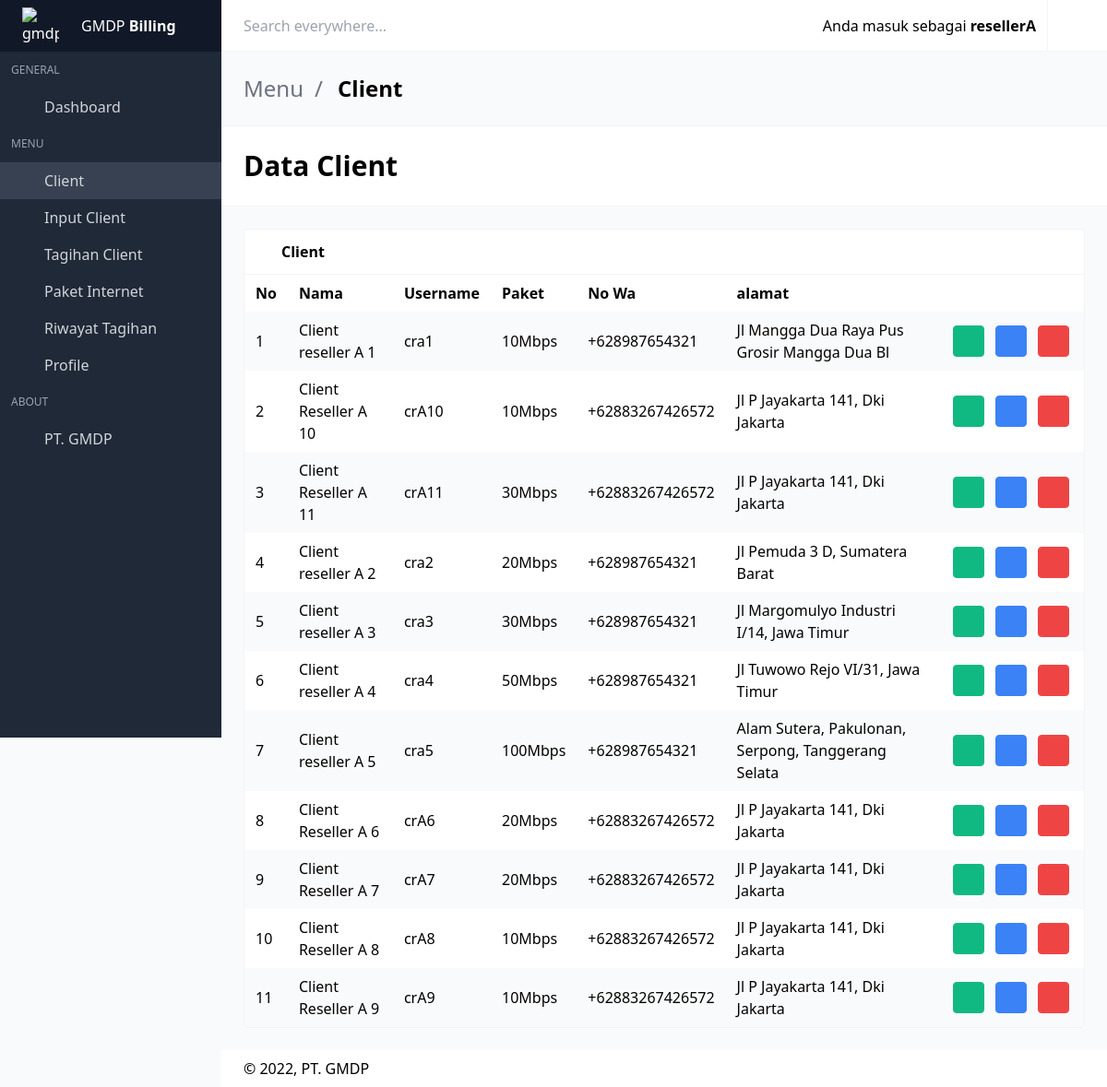
Page /table_client_reseller.php (signed in) on the committed database.
### tables this page shows
CREATE TABLE `client` (
  `username` varchar(50) NOT NULL,
  `id_reseller` varchar(50) NOT NULL,
  `nama_client` varchar(50) NOT NULL,
  `alamat_client` varchar(50) NOT NULL,
  `no_wa_client` varchar(50) NOT NULL,
  `paket_client` int(50) NOT NULL
);

### table_client_reseller.php (the view, shortened to what this page needs)
<?php
include("koneksidb.php");
if (isset($_GET["cari"])) {
$nama_client = htmlentities(strip_tags(trim($_GET["cari"])));
$nama_client = mysqli_real_escape_string($conn, $nama_client);
$query  = "SELECT * FROM client INNER JOIN riwayat_pembayaran ON client.username = riwayat_pembayaran.username_client WHERE nama_client LIKE '%$nama_client%' AND client.id_reseller='$_SESSION[username]' ORDER BY client.nama_client ASC";
$pesan = "Hasil pencarian untuk nama <b>\"$nama_client\" </b>:";
}
else {
$query = "SELECT * FROM `client` WHERE id_reseller='$_SESSION[username]' ORDER BY nama_client ASC";
}
?>
<!DOCTYPE html>
<html lang="en" class="">
<head>
  <link rel="stylesheet" href="css/main.css?v=1628755089081">
</head>
<body>
<div id="app">
<nav id="navbar-main" class="navbar is-fixed-top">
  <div class="navbar-brand">
    <div class="navbar-item">
      <div class="control">
        <form id="search" action="table_client_reseller.php" method="get">
          <input name="cari" placeholder="Search everywhere..." class="input" type="cari">
        </form>
      </div>
    </div>
  </div>
  <div class="navbar-menu" id="navbar-menu">
    <div class="navbar-end">
      <div class="navbar-item dropdown has-divider has-user-avatar">
          <div class="is-user-name"><span>Anda masuk sebagai <b><?php echo $_SESSION['username']; ?></b></span></div>
      </div>
      <a title="Log out" class="navbar-item desktop-icon-only" href="logout.php">
        <span class="icon"><i class="mdi mdi-logout"></i></span>
      </a>
    </div>
  </div>
</nav>
<aside class="aside is-placed-left is-expanded">
<div class="aside-tools">
    <div>
      <table>
      <td style="background-color: rgba(0, 0, 0, 0);">
          <img src="image/logo.png" alt="gmdp" width="40" height="40">
      </td>
      <td style="background-color: rgba(0, 0, 0, 0);">
        GMDP <b class="font-black">Billing</b>
      </td>
      </table>
    </div>
  </div>
  <div class="menu is-menu-main">
    <p class="menu-label">General</p>
    <ul class="menu-list">
      <li class="--set-active-forms-html">
        <a href="dashboard_reseller.php">
          <span class="icon"><i class="mdi mdi-desktop-mac"></i></span>
          <span class="menu-item-label">Dashboard</span>
        </a>
      </li>
    </ul>
    <p class="menu-label">Menu</p>
    <ul class="menu-list">
      <li class="active">
        <a href="table_client_reseller.php">
          <span class="icon"><i class="mdi mdi-table"></i></span>
          <span class="menu-item-label">Client</span>
        </a>
      </li>
      <li class="--set-active-forms-html">
        <a href="input_data_client.php">
          <span class="icon"><i class="mdi mdi-square-edit-outline"></i></span>
          <span class="menu-item-label">Input Client</span>
        </a>
      </li>
      <li class="--set-active-forms-html">
        <a href="tagihan_client.php">
          <span class="icon"><i class="mdi mdi-coins"></i></span>
          <span class="menu-item-label">Tagihan Client</span>
        </a>
      </li>
      <li class="--set-active-forms-html">
        <a href="paket_reseller.php">
          <span class="icon"><i class="mdi mdi-wifi"></i></span>
          <span class="menu-item-label">Paket Internet</span>
        </a>
      </li>
      <li class="--set-active-forms-html">
        <a href="riwayat_tagihan_client.php">
          <span class="icon"><i class="mdi mdi-clock"></i></span>
          <span class="menu-item-label">Riwayat Tagihan</span>
        </a>
      </li>
      <li class="--set-active-profile-html">
        <a href="profile_reseller.php">
          <span class="icon"><i class="mdi mdi-account-circle"></i></span>
          <span class="menu-item-label">Profile</span>
        </a>
      </li>
    </ul>
    <p class="menu-label">About</p>
    <ul class="menu-list">
      <li>
        <a href="https://gmdp.net.id/" class="has-icon">
          <span class="icon"><i class="mdi mdi-help-circle"></i></span>
          <span class="menu-item-label">PT. GMDP</span>
        </a>
      </li>
    </ul>
  </div>
</aside>
<section class="is-title-bar">
  <div class="flex flex-col md:flex-row items-center justify-between space-y-6 md:space-y-0">
    <ul>
      <li>Menu</li>
      <li>Client</li>
    </ul>
  </div>
</section>
<section class="is-hero-bar">
  <div class="flex flex-col md:flex-row items-center justify-between space-y-6 md:space-y-0">
    <h1 class="title">
      Data Client
    </h1>
  </div>
</section>
  <section class="section main-section">
    <div class="card has-table">
      <header class="card-header">
        <p class="card-header-title">
          <span class="icon"><i class="mdi mdi-account-multiple"></i></span>
          Client
        </p>
        <a href="<?php $_SERVER['PHP_SELF']; ?>" class="card-header-icon">
          <span class="icon"><i class="mdi mdi-reload"></i></span>
        </a>
      </header>
      <div class="card-content">
        <table>
          <thead>
          <tr>
            <th>No</th>
            <th>Nama</th>
            <th>Username</th>
            <th>Paket</th>
            <th>No Wa</th>
            <th>alamat</th>
          </tr>
          </thead>
          <tbody>
          <tr>
            <?php
            $result = mysqli_query($conn, $query);
            $no = 1;
            while($data = mysqli_fetch_assoc($result))
            {
              ?>
            <td><?php echo $no++; ?></td>
            <td><?php echo $data['nama_client']; ?></td>
            <td><?php echo $data['username']; ?></td>
            <td><?php echo $data['paket_client']; ?>Mbps</td>
            <td><?php echo $data['no_wa_client']; ?></td>
            <td><?php echo $data['alamat_client']; ?></td>
            <td class="actions-cell">
              <div class="buttons right nowrap">
              <form action="client_info.php" method="post" >
                <button class="button small green --jb-modal" data-target="sample-modal" type="submit" name="info">
                  <span class="icon"><i class="mdi mdi-eye"></i></span>
                </button>
                </form>
                <form action="edit_data_client.php" method="post" >
                <button class="button small blue --jb-modal" data-target="sample-modal" type="submit" name="edit">
                  <span class="icon"><i class="mdi mdi-pencil"></i></span>
                </button>
                </form>
                <form action="table_client_reseller.php" method="post" >
                <button class="button small red --jb-modal" data-target="sample-modal" type="submit" name="hapus">
                  <span class="icon"><i class="mdi mdi-trash-can"></i></span>
                  </form>
              </div>
            </td>
          </tr>
            <?php
            }
              ?>
          </tbody>
        </table>
      </div>
    </div>
  </section>
<footer class="footer">
  <div class="flex flex-col md:flex-row items-center justify-between space-y-3 md:space-y-0">
    <div class="flex items-center justify-start space-x-3">
      <div>
        © 2022, PT. GMDP
      </div>
    </div>
  </div>
</footer>
</div>
<link rel="stylesheet" href="https://cdn.materialdesignicons.com/4.9.95/css/materialdesignicons.min.css">
</body>
</html>

### rows in the picture
client: nama_client "Client reseller A 1", username "cra1", paket_client "10", no_wa_client "+628987654321", alamat_client "Jl Mangga Dua Raya Pus Grosir Mangga Dua Bl"
client: nama_client "Client Reseller A 10", username "crA10", paket_client "10", no_wa_client "+62883267426572", alamat_client "Jl P Jayakarta 141, Dki Jakarta"
client: nama_client "Client Reseller A 11", username "crA11", paket_client "30", no_wa_client "+62883267426572", alamat_client "Jl P Jayakarta 141, Dki Jakarta"
client: nama_client "Client reseller A 2", username "cra2", paket_client "20", no_wa_client "+628987654321", alamat_client "Jl Pemuda 3 D, Sumatera Barat"
client: nama_client "Client reseller A 3", username "cra3", paket_client "30", no_wa_client "+628987654321", alamat_client "Jl Margomulyo Industri I/14, Jawa Timur"
client: nama_client "Client reseller A 4", username "cra4", paket_client "50", no_wa_client "+628987654321", alamat_client "Jl Tuwowo Rejo VI/31, Jawa Timur"
client: nama_client "Client reseller A 5", username "cra5", paket_client "100", no_wa_client "+628987654321", alamat_client "Alam Sutera, Pakulonan, Serpong, Tanggerang Selata"
client: nama_client "Client Reseller A 6", username "crA6", paket_client "20", no_wa_client "+62883267426572", alamat_client "Jl P Jayakarta 141, Dki Jakarta"
client: nama_client "Client Reseller A 7", username "crA7", paket_client "20", no_wa_client "+62883267426572", alamat_client "Jl P Jayakarta 141, Dki Jakarta"
client: nama_client "Client Reseller A 8", username "crA8", paket_client "10", no_wa_client "+62883267426572", alamat_client "Jl P Jayakarta 141, Dki Jakarta"
client: nama_client "Client Reseller A 9", username "crA9", paket_client "10", no_wa_client "+62883267426572", alamat_client "Jl P Jayakarta 141, Dki Jakarta"

### other values in the picture
$_SESSION['username'] "resellerA"
